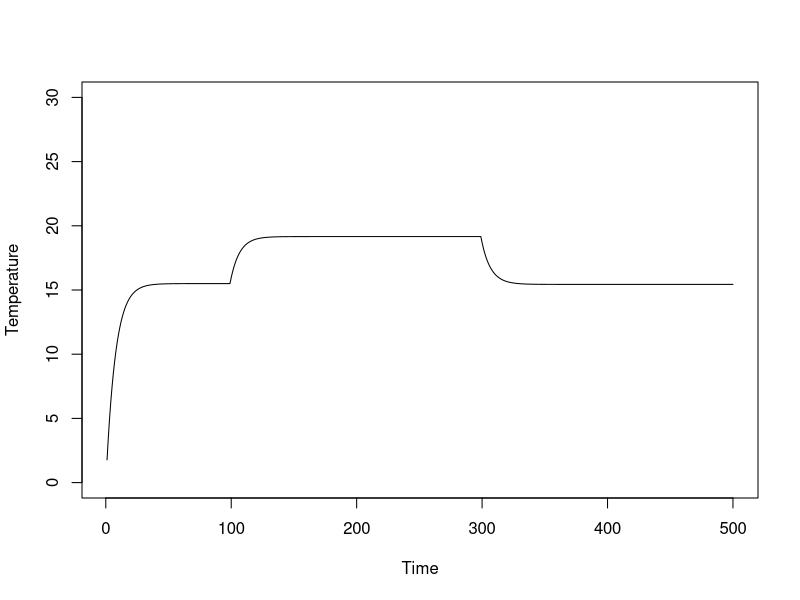

Reproduce this figure in R. (Note: this script raises an error after producing the figure.)
# model parameters
dt <-  10**8
cp <- 10**10
S <- 1372
alpha <- 0.3
eps <- 0.61
sigma = 5.67*10**(-8)

## setting vectors
timeVect <- 1:500
TnVector <- vector(length = 500)

# starting condition temperature
Tn = 273  + 0
for (i in 1:500) {
  
  ## change of emssivity at 100
  
  if (i >= 100) eps <- 0.58
  if (i>= 300) alpha <- 0.335
  Ein <- S*(1-alpha)
  Eout <- 4*eps*sigma*(Tn**4)
  
  Tend <- dt/cp * (Ein - Eout)
  Tf <- Tn + Tend
  Tn <- Tf
  
  TnVector[i] <- Tn
}

plot(x = timeVect, TnVector - 273.15, type = "l", ylim = c(0, 30), xlab = "Time", ylab = "Temperature")
# starting condition temperature
Tn = 273  + 30
TnVector2 <- vector(length = 100)
for (i in 1:100) {
  
  Ein <- S*(1-alpha)
  Eout <- 4*eps*sigma*(Tn**4)
  
  Tend <- dt/cp * (Ein - Eout)
  Tf <- Tn + Tend
  Tn <- Tf
  
  TnVector2[i] <- Tn
}

lines(x = timeVect, TnVector2 - 273.15, col = "red")

